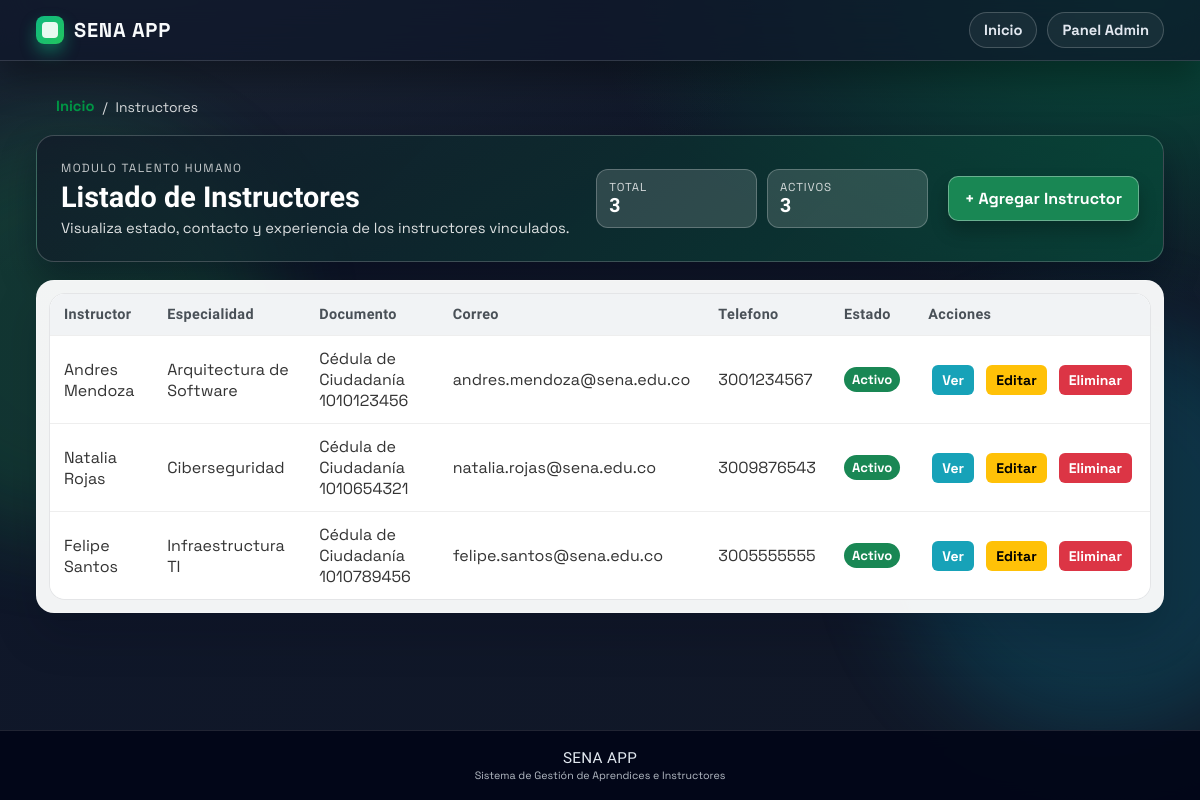
The app's page /instructores/ with its own data.
### instructores/models.py (models this page shows, shortened)
class Instructor(models.Model):
    TIPO_DOCUMENTO_CHOICES = [
        ('CC', 'Cédula de Ciudadanía'),
        ('CE', 'Cédula de Extranjería'),
        ('TI', 'Tarjeta de Identidad'),
        ('PAS', 'Pasaporte'),
    ]
    NIVEL_EDUCATIVO_CHOICES = [
        ("TEC", "Técnico"),
        ("TGL", "Tecnólogo"),
        ("PRE", "pregrado"),
        ("ESP", "Especialización"),
        ("MAE", "Maestría"),
        ("DOC", "Doctorado"),
    ]
    tipo_documento = models.CharField(max_length=3, choices=TIPO_DOCUMENTO_CHOICES)
    numero_documento = models.CharField(max_length=20, unique=True)
    nombre = models.CharField(max_length=100)
    apellido = models.CharField(max_length=100)
    fecha_nacimiento = models.DateField()
    telefono = models.CharField(max_length=15)
    correo = models.EmailField(unique=True)
    ciudad = models.CharField(max_length=100)
    direccion = models.CharField(max_length=200)
    nivel_educativo = models.CharField(max_length=3, choices=NIVEL_EDUCATIVO_CHOICES)
    especialidad = models.CharField(max_length=100)
    anos_experiencia = models.PositiveIntegerField()
    activo = models.BooleanField(default=True)
    fecha_vinculacion = models.DateField()
    fecha_registro = models.DateTimeField(auto_now_add=True)
    def nombre_completo(self):
        return f"{self.nombre} {self.apellido}"

### instructores/views.py (the view)
# urls.py: path('', include('instructores.urls')),
def instructores(request):
    lista_instructores = Instructor.objects.all()
    template = loader.get_template("lista_instructores.html")
    context = {
        "lista_instructores": lista_instructores,
        'total_instructores': lista_instructores.count(),
    }
    return HttpResponse(template.render(context, request))

### instructores/templates/lista_instructores.html (shortened to what this page needs)
{% extends 'master.html' %}
{% load static %}
{% block content %}
<section class="listing-page">
    <nav class="listing-breadcrumb" aria-label="breadcrumb">
        <a href="/" class="back-link">Inicio</a>
        <span>/</span>
        <span>Instructores</span>
    </nav>
    <div class="listing-hero">
        <div>
            <p class="listing-eyebrow">Modulo talento humano</p>
            <h1 class="listing-title">Listado de Instructores</h1>
            <p class="listing-subtitle">Visualiza estado, contacto y experiencia de los instructores vinculados.</p>
        </div>
        <div class="listing-kpi-grid">
            <div class="listing-kpi">
                <span>Total</span>
                <strong>{{ total_instructores }}</strong>
            </div>
            <div class="listing-kpi">
                <span>Activos</span>
                <strong>{{ lista_instructores|length }}</strong>
            </div>
        </div>
        <a href="{% url 'instructores:crear_instructor' %}" class="listing-cta">+ Agregar Instructor</a>
    </div>
    {% if lista_instructores %}
    <div class="listing-panel">
        <div class="table-wrap">
            <table class="app-table listing-table">
                <thead>
                    <tr>
                        <th>Instructor</th>
                        <th>Especialidad</th>
                        <th>Documento</th>
                        <th>Correo</th>
                        <th>Telefono</th>
                        <th>Estado</th>
                        <th>Acciones</th>
                    </tr>
                </thead>
                <tbody>
                    {% for instructor in lista_instructores %}
                    <tr>
                        <td data-label="Instructor">{{ instructor.nombre_completo }}</td>
                        <td data-label="Especialidad">{{ instructor.especialidad }}</td>
                        <td data-label="Documento">{{ instructor.get_tipo_documento_display }} {{ instructor.numero_documento }}</td>
                        <td data-label="Correo">{{ instructor.correo }}</td>
                        <td data-label="Telefono">{{ instructor.telefono }}</td>
                        <td data-label="Estado">
                            {% if instructor.activo %}
                            <span class="tag tag-success">Activo</span>
                            {% else %}
                            <span class="tag tag-danger">Inactivo</span>
                            {% endif %}
                        </td>
                        <td data-label="Acciones" class="actions-cell">
                            <a href="{% url 'instructores:detalle_instructor' instructor.id %}" class="action-btn action-view">Ver</a>
                            <a href="{% url 'instructores:editar_instructor' instructor.id %}" class="action-btn action-edit">Editar</a>
                            <a href="{% url 'instructores:eliminar_instructor' instructor.id %}" class="action-btn action-delete" onclick="return confirm('¿Eliminar a {{ instructor.nombre_completo }}?')">Eliminar</a>
                        </td>
                    </tr>
                    {% endfor %}
                </tbody>
            </table>
        </div>
    </div>
    {% else %}
    <div class="listing-empty">
        <strong>Sin instructores registrados</strong><br>
        No se encontraron instructores en el sistema.
    </div>
    {% endif %}
</section>
{% endblock %}

### aprendices/static/mystyles.css (style rules this page uses)
* { margin: 0; padding: 0; box-sizing: border-box; font-family: 'Nunito', 'Trebuchet MS', Verdana, sans-serif; }
body { background-color: #f5f5f5; background-image: radial-gradient(circle at 15% 20%, rgba(255,255,255,0.75) 0%, rgba(255,255,255,0) 38%), radial-gradient(circle at 85% 5%, rgba(255,255,255,0.7) 0%, rgba(255,255,255,0) 34%); display: flex; flex-direction: column; min-height: 100vh; color: #333; }
nav a { color: white; text-decoration: none; margin-left: 20px; font-size: 0.92rem; font-weight: 700; position: relative; padding-bottom: 2px; }
nav a::after { content: ''; position: absolute; left: 0; bottom: -2px; width: 0; height: 2px; background: white; transition: width 0.2s ease; }
.back-link { color: #009846; text-decoration: none; }
.table-wrap { overflow-x: auto; border-radius: 10px; }
.actions-cell { text-align: center; white-space: nowrap; }
.action-btn { display: inline-block; margin: 0 4px; padding: 6px 10px; text-decoration: none; border-radius: 6px; font-size: 14px; font-weight: 700; transition: transform 0.2s ease, box-shadow 0.2s ease; }
.action-view { background-color: #17a2b8; color: white; }
.action-edit { background-color: #ffc107; color: black; }
.action-delete { background-color: #dc3545; color: white; }
.tag { display: inline-block; padding: 4px 8px; border-radius: 999px; font-size: 0.82rem; font-weight: 700; }
:root { --bg-0: #0f172a; --bg-1: #111827; --panel: rgba(255, 255, 255, 0.96); --panel-soft: rgba(255, 255, 255, 0.82); --ink-900: #0b1020; --ink-700: #334155; --line-soft: rgba(15, 23, 42, 0.1); }
.neo-layout { position: relative; isolation: isolate; background: radial-gradient(1200px 600px at 10% -10%, #1f2937 0%, rgba(31, 41, 55, 0) 60%), radial-gradient(1000px 550px at 95% 0%, #064e3b 0%, rgba(6, 78, 59, 0) 55%), linear-gradient(120deg, var(--bg-0), var(--bg-1)); }
* { font-family: 'Space Grotesk', 'Segoe UI', sans-serif; }
.table-wrap, .table-responsive { border-radius: 16px; background: var(--panel-soft); border: 1px solid var(--line-soft); box-shadow: inset 0 1px 0 rgba(255, 255, 255, 0.6); }
.app-table { border-collapse: separate; border-spacing: 0; border-radius: 14px; overflow: hidden; }
.app-table thead th { font-family: 'Sora', sans-serif; letter-spacing: 0.4px; font-size: 0.78rem; }
.app-table tbody td { border-top: 1px solid rgba(15, 23, 42, 0.08); }
.app-table tbody tr { transition: background 0.15s ease; }
.listing-page { display: grid; gap: 18px; }
.listing-breadcrumb { display: flex; align-items: center; gap: 8px; color: rgba(255, 255, 255, 0.84); font-size: 0.87rem; }
.listing-hero { display: grid; grid-template-columns: 1.4fr 0.9fr auto; gap: 20px; align-items: center; padding: 24px; border-radius: 18px; border: 1px solid rgba(255, 255, 255, 0.2); background: linear-gradient(135deg, rgba(17, 24, 39, 0.72), rgba(6, 78, 59, 0.68)); box-shadow: 0 16px 35px rgba(2, 6, 23, 0.36); }
.listing-eyebrow { color: rgba(255, 255, 255, 0.75); text-transform: uppercase; letter-spacing: 0.12em; font-size: 0.74rem; margin: 0 0 5px; }
.listing-title { margin: 0; color: #ffffff; font-family: 'Sora', sans-serif; font-size: clamp(1.35rem, 2.4vw, 2.05rem); }
.listing-subtitle { margin: 5px 0 0; color: rgba(255, 255, 255, 0.86); font-size: 0.92rem; }
.listing-kpi-grid { display: grid; grid-template-columns: repeat(2, minmax(110px, 1fr)); gap: 10px; }
.listing-kpi { background: rgba(255, 255, 255, 0.14); border: 1px solid rgba(255, 255, 255, 0.24); border-radius: 12px; padding: 10px 12px; }
.listing-kpi span { display: block; color: rgba(255, 255, 255, 0.8); font-size: 0.72rem; text-transform: uppercase; letter-spacing: 0.08em; }
.listing-kpi strong { color: #ffffff; font-size: 1.22rem; font-family: 'Sora', sans-serif; }
.listing-cta { display: inline-block; padding: 11px 16px; border-radius: 10px; background: #198754; color: #ffffff; text-decoration: none; font-weight: 700; border: 1px solid rgba(255, 255, 255, 0.35); box-shadow: 0 10px 18px rgba(0, 0, 0, 0.24); }
.listing-panel { border-radius: 18px; border: 1px solid rgba(255, 255, 255, 0.2); background: rgba(255, 255, 255, 0.95); box-shadow: 0 22px 44px rgba(2, 6, 23, 0.17); padding: 12px; }
.listing-table thead th { background: #0f172a; color: #f8fafc; border: none; padding: 12px 14px; }
.listing-table tbody td { padding: 12px 14px; }
.tag-success { background-color: #198754; color: #ffffff; }

### records on screen
Instructor: nombre_completo "Andres Mendoza", especialidad "Arquitectura de Software", tipo_documento "Cédula de Ciudadanía", numero_documento "1010123456", correo "andres.mendoza@sena.edu.co", telefono "3001234567", activo "Activo"
Instructor: nombre_completo "Natalia Rojas", especialidad "Ciberseguridad", tipo_documento "Cédula de Ciudadanía", numero_documento "1010654321", correo "natalia.rojas@sena.edu.co", telefono "3009876543", activo "Activo"
Instructor: nombre_completo "Felipe Santos", especialidad "Infraestructura TI", tipo_documento "Cédula de Ciudadanía", numero_documento "1010789456", correo "felipe.santos@sena.edu.co", telefono "3005555555", activo "Activo"

### other values on screen
{{ total_instructores }} "3"
{{ lista_instructores|length }} "3"
